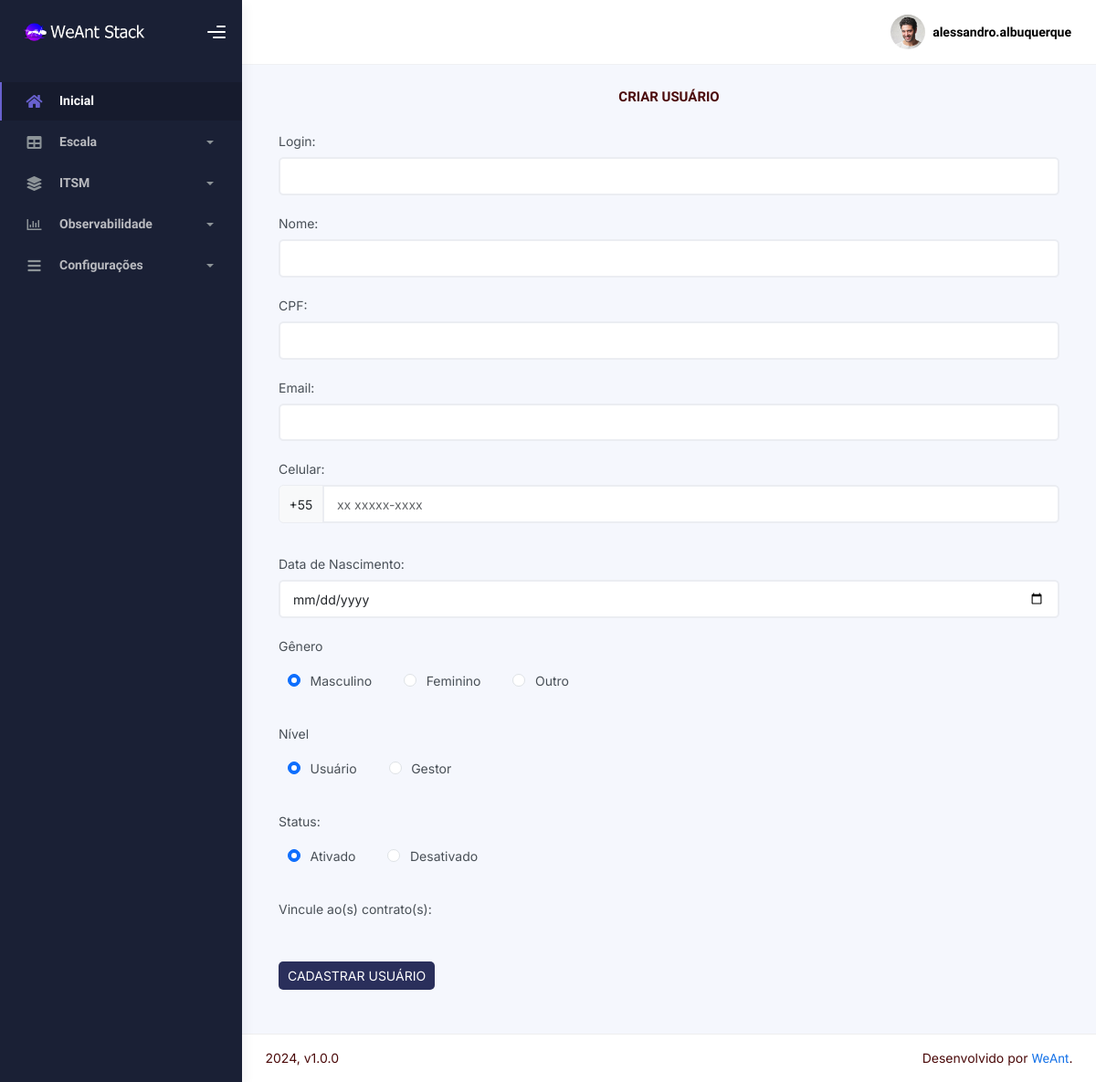
The app's page /criarusuario.php (signed in), older data.
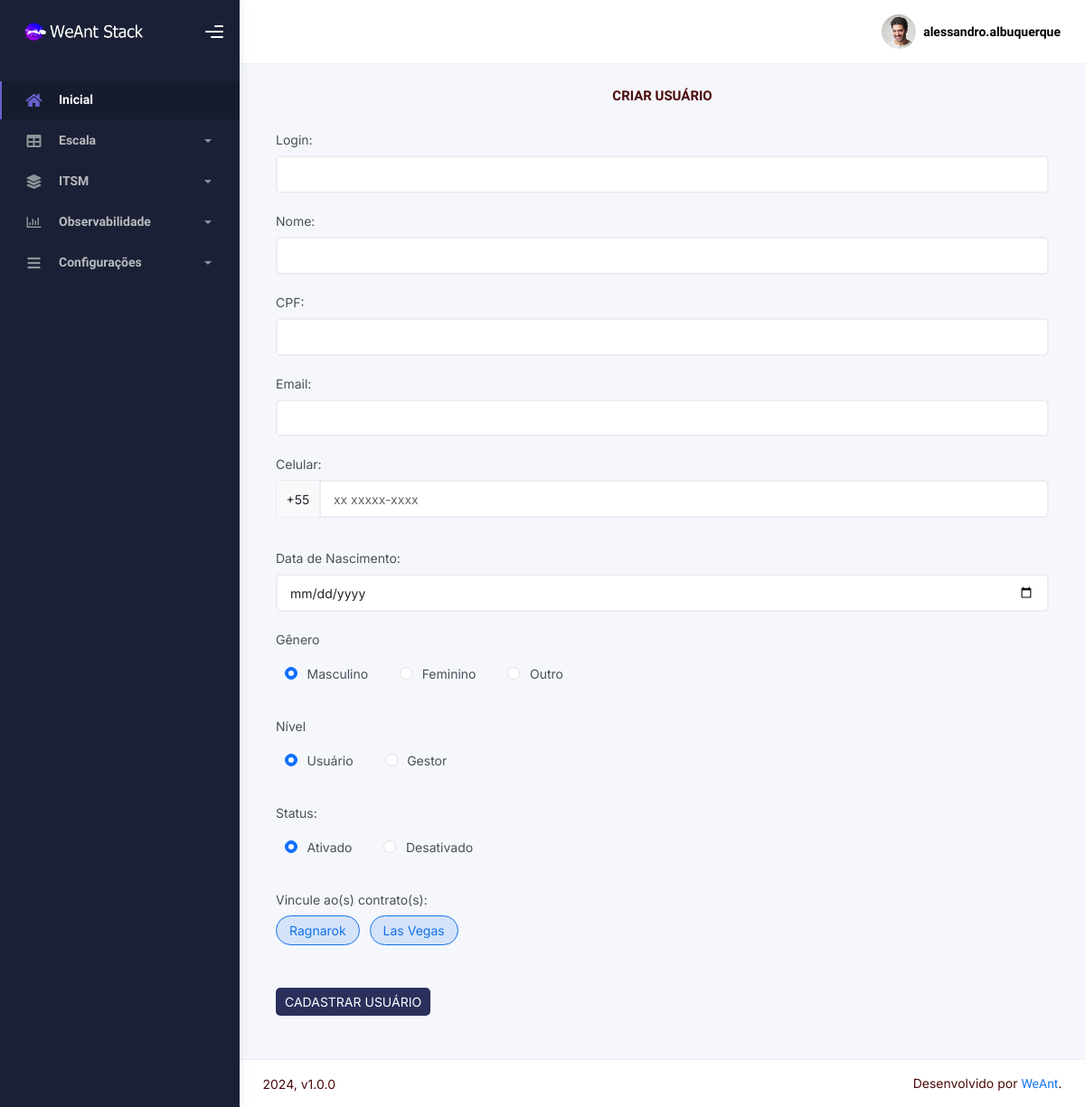
The same page, newer data.
### tables this page shows
CREATE TABLE `contrato` (
  `id` int(11) NOT NULL,
  `nome` varchar(60) NOT NULL,
  `status` int(11) NOT NULL
);

### sec/sec_verifica.php (called while the page is built, shortened)
<?php
include "config.php";
$sqlc = "SELECT * FROM usuario WHERE id=" . $_SESSION['UsuarioID'];
  $query = $conn->query($sqlc);
    $dados = $query->fetch_assoc();
      $idlogado = $dados['id'];
?>

### sec/pesquisa_coletacontratos.php (the view)
<?php
include "sec_verifica.php";
    $query_validacao_contrato = "SELECT * FROM relacao_cliente WHERE id_usuario = '$idlogado'";
        $resultado_validacao_contrato = $conn->query($query_validacao_contrato);
        if ($resultado_validacao_contrato->num_rows > 0){
            while($dados_validacao_contrato = $resultado_validacao_contrato->fetch_assoc()){
                $id_contrato_validacao_contrato = $dados_validacao_contrato['id_contrato'];
                    $query_contrato = "SELECT * FROM contrato WHERE id = '$id_contrato_validacao_contrato'";
                        $resultado_contrato = $conn->query($query_contrato);
                        if ($resultado_contrato->num_rows > 0){
                            while ($dados_contrato = $resultado_contrato->fetch_assoc()) {
                                $id_contrato = $dados_contrato['id'];
                                $nome_contrato = $dados_contrato['nome'];
                                echo '
                                <div class="selectgroup selectgroup-pills">
                                    <label class="selectgroup-item">
                                        <input
                                            type="checkbox"
                                            name="contratos[]"
                                            value="' . $id_contrato . '"
                                            class="selectgroup-input contratos"
                                            checked=""
                                            onchange="loadExternalContent(this)"
                                        />
                                        <span class="selectgroup-button">' . $nome_contrato . '</span>
                                </div>
                                ';
                            }
                        } else {
                            echo "Nenhum contrato cadastrado";
                        }
            }
        }
?>

Row changes from the older to the newer data that the page shows:
now on this page (row unchanged): contrato: nome "Ragnarok"
added contrato: nome "Las Vegas"
